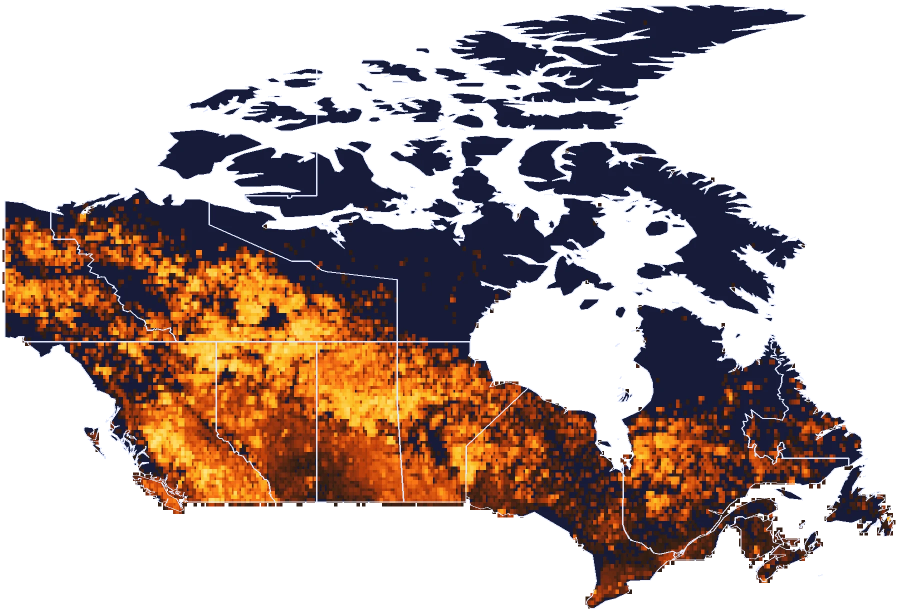
#> input picture src/assets/img/canada-fire-heat.webp, 1799 x 1223 px, given in place of hotspots-app.png, which was not available (shown at 1/2 size)
$ python make_images.py
#> lines starting #> are read from the running program, lines starting #| are printed output that depends on the picture
"""Turn captured screenshots and run figures into web-sized WebP assets (+ PNG social cards)."""
from PIL import Image
from pathlib import Path
CAP = Path("/tmp/cap"); D = Path(__file__).resolve().parent.parent
I = D / "src/assets/img"; DEM = D / "demos"
def cover(src, dst, w=1200, h=750, q=82):
#> called with dst = 'hotspots-card.webp', w = 1200, h = 750, q = 82
    im = Image.open(src).convert("RGB"); s = max(w / im.width, h / im.height)
#> after `im = Image.open(src).convert('RGB')`:
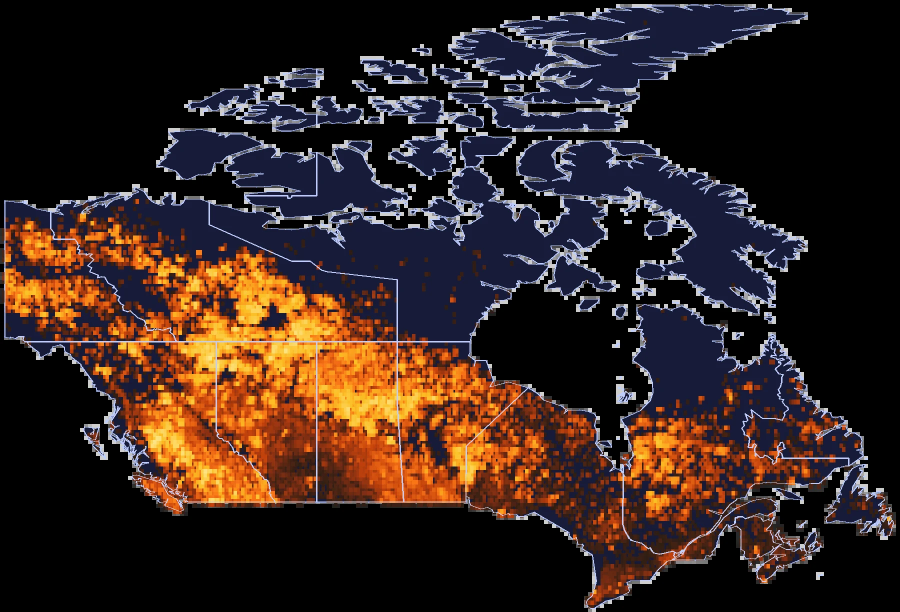
#> im: PIL image 1799x1223 RGB (shown at 1/2 size); mean R, G, B 53.8, 37.1, 32.4
#> after `s = max(w / im.width, h / im.height)`: s = 0.667
    im = im.resize((round(im.width * s), round(im.height * s)), Image.LANCZOS).crop((0, 0, w, h)); im.save(I / dst, "WEBP", quality=q); return im
#> after `im = im.resize((round(im.width * s), round(im.height * s)), Image.LANC`:
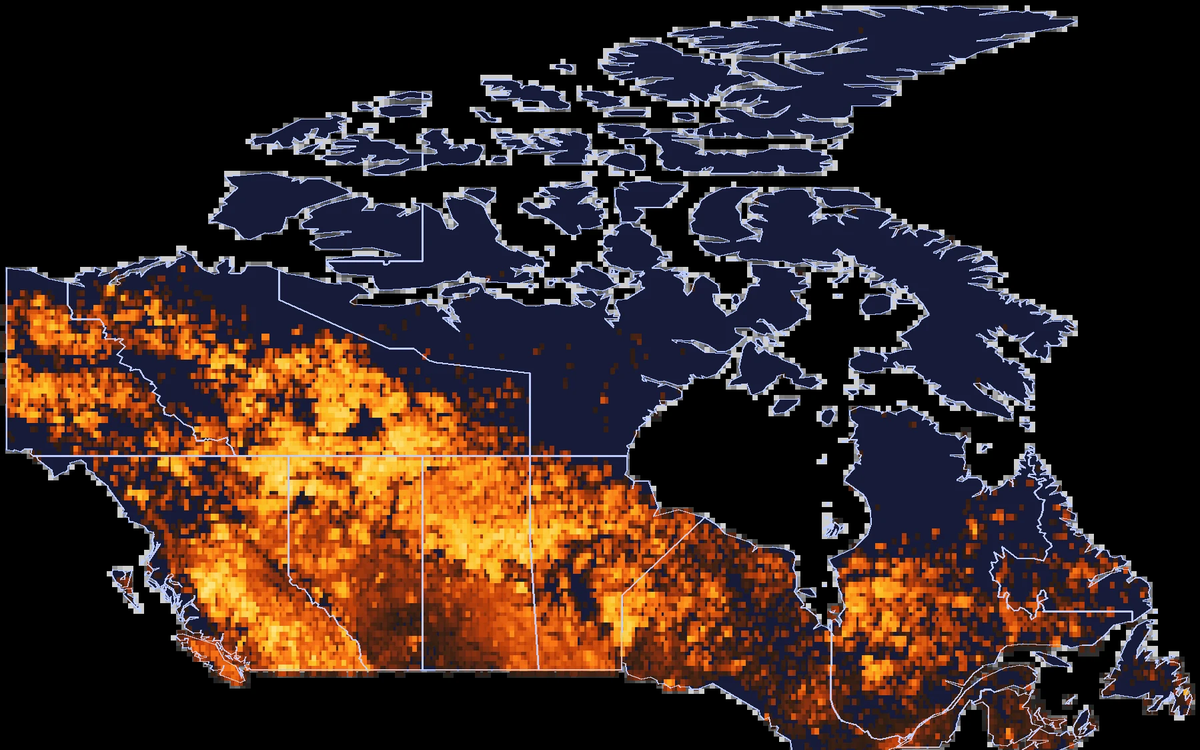
#> im: PIL image 1200x750 RGB; mean R, G, B 58, 40.1, 35
def fit(src, dst, w, q=85):
    im = Image.open(src).convert("RGB")
    if im.width > w: im = im.resize((w, round(im.height * w / im.width)), Image.LANCZOS)
    im.save(I / dst, "WEBP", quality=q)
for name, src in [("hotspots-card", CAP / "hotspots-app.png"), ("sar-card", CAP / "sar-app.png"), ("field-card", CAP / "field-app.png")]:
    im = cover(src, name + ".webp"); im.crop((0, 0, 1200, 630)).save(I / (name + "-og.png"))
#> after `im = cover(src, name + '.webp')`:
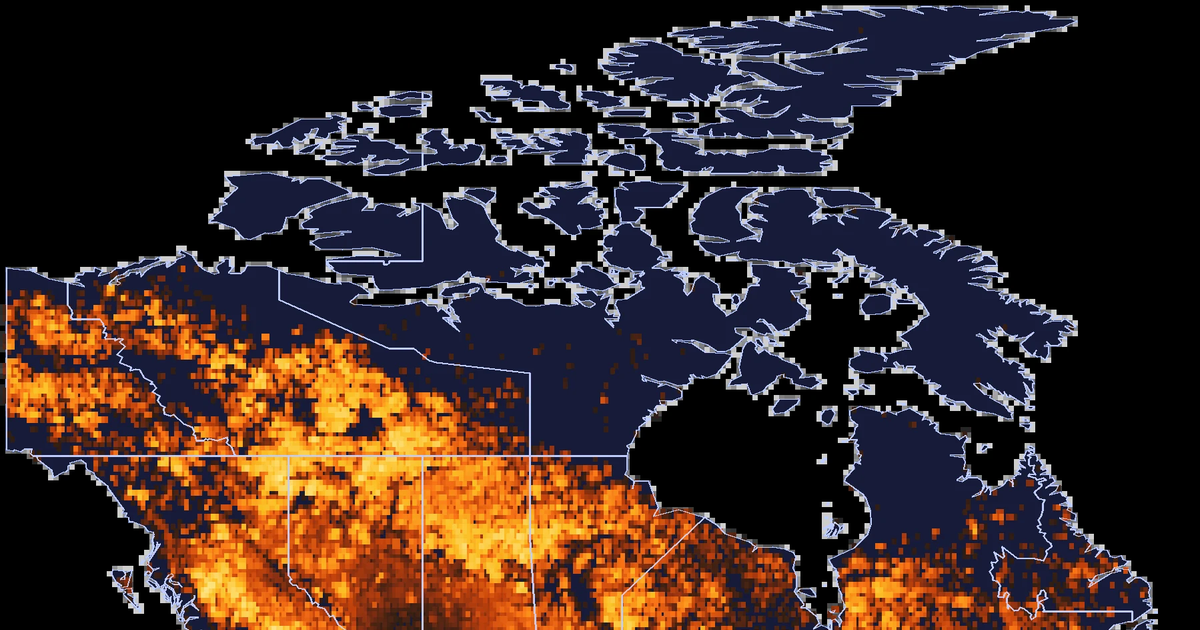
#> saved as hotspots-card-og.png: PIL image 1200x630 RGB; mean R, G, B 58.5, 41.6, 37.3
#> pass 2 of the loop `for name, src in [("hotspots-card", CAP / "hotspots-app.png"), ("sar-c..`:
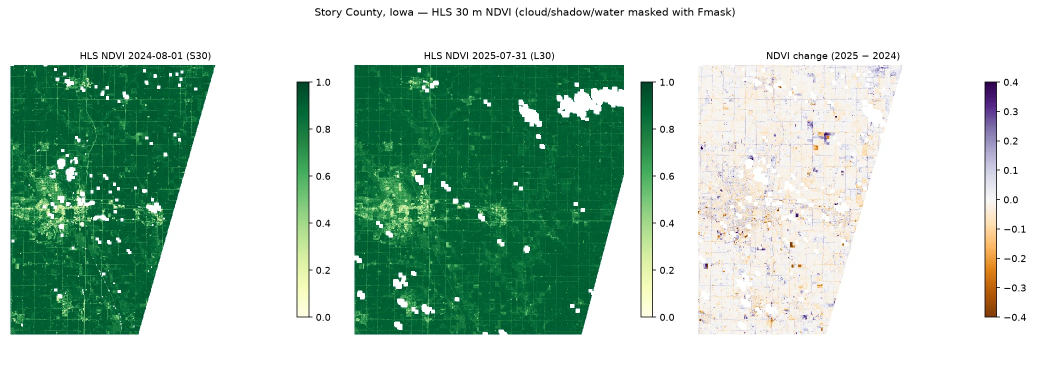
#> input picture src/assets/img/hls-ndvi.webp, 2100 x 756 px, given in place of sar-app.png, which was not available (shown at 1/2 size)
#> in cover, im is the input picture: PIL image 2100x756 RGB; mean R, G, B 181.7, 207.8, 192.7
#> in cover (call 2), `im = im.resize((round(im.width * s), round(im.height * s)), Image.LANC`:
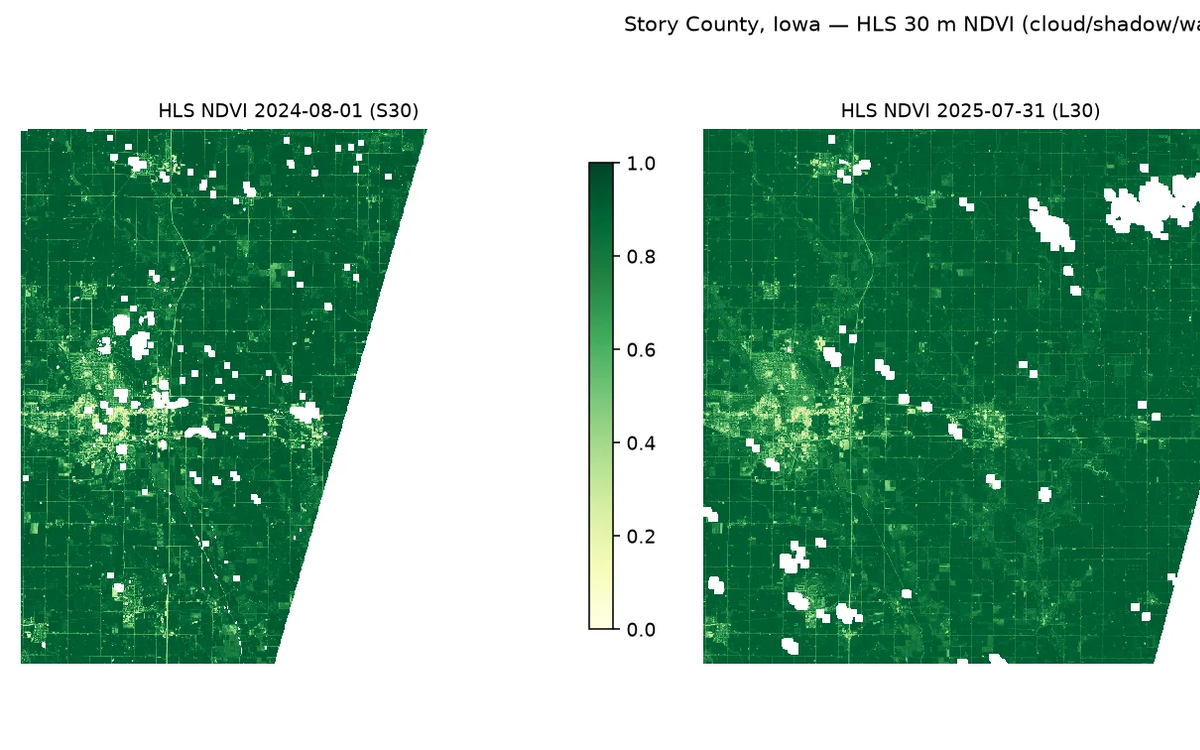
#> im: PIL image 1200x750 RGB; mean R, G, B 137.6, 182.6, 158.8
#> `im = cover(src, name + '.webp')`:
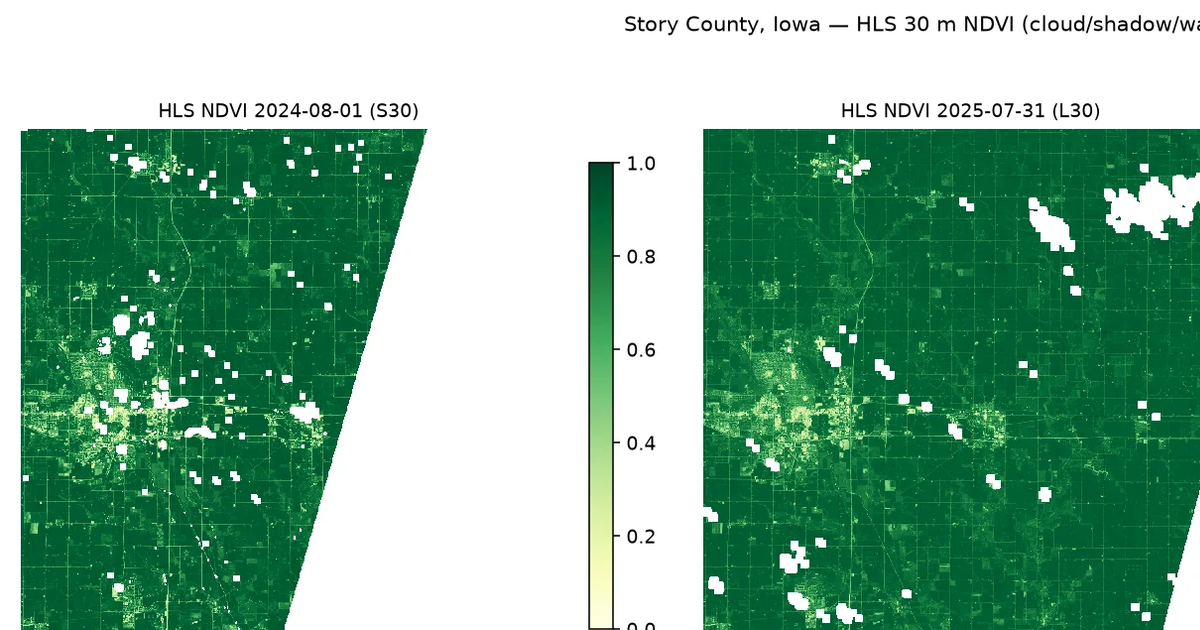
#> saved as sar-card-og.png: PIL image 1200x630 RGB; mean R, G, B 122.9, 173.6, 146.8
fit(CAP / "hotspots-calendar.png", "hotspots-calendar.webp", 1600)
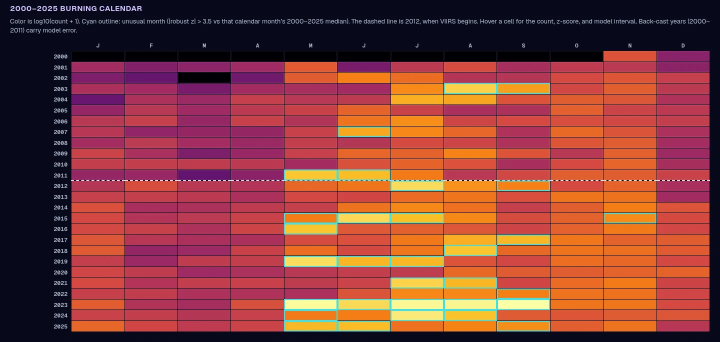
#> input picture src/assets/img/hotspots-calendar.webp, 1440 x 684 px, given in place of hotspots-calendar.png, which was not available (shown at 1/2 size)
#> in fit, im is the input picture: PIL image 1440x684 RGB; mean R, G, B 137.7, 64, 58.8
fit(CAP / "hotspots-argentina.png", "hotspots-argentina.webp", 1200)
#> call 2 of fit, with dst = 'hotspots-argentina.webp', w = 1200, q = 85
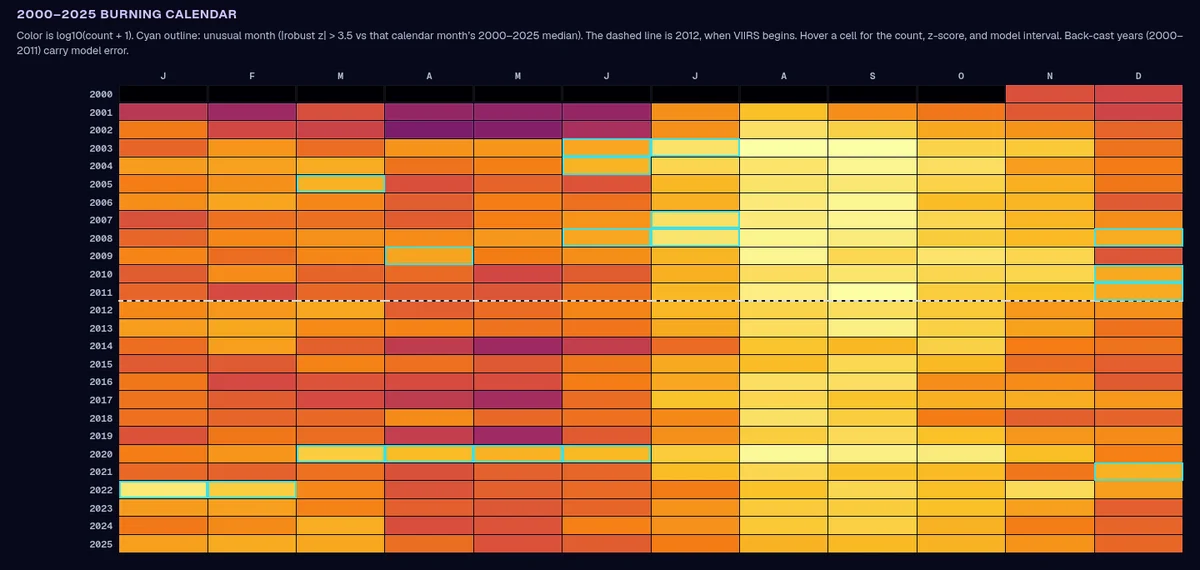
#> input picture src/assets/img/hotspots-argentina.webp, 1200 x 570 px, given in place of hotspots-argentina.png, which was not available
#> in fit, im is the input picture: PIL image 1200x570 RGB; mean R, G, B 160, 103.2, 47.9
fit(DEM / "hotspots/figs/fig_04.png", "hotspots-fig04.webp", 1200, 88)
#> call 3 of fit, with dst = 'hotspots-fig04.webp', w = 1200, q = 88
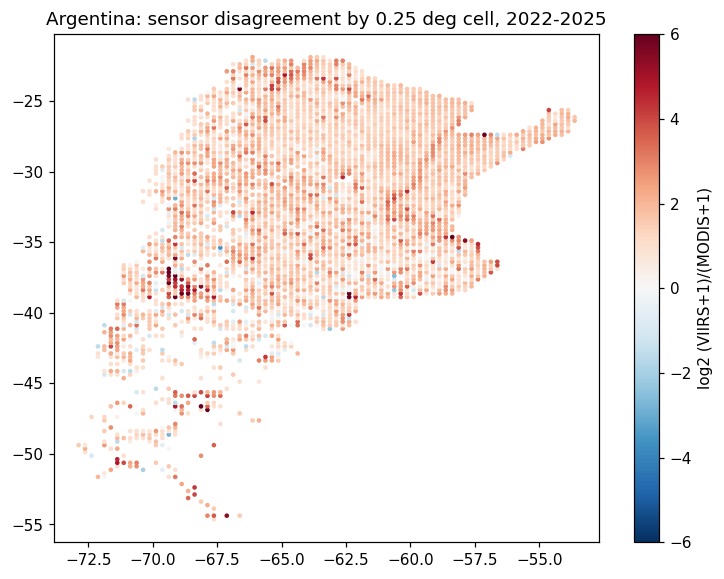
#> input picture demos/hotspots/figs/fig_04.png, 724 x 579 px
fit(CAP / "sar-app2.png", "sar-app2.webp", 1400)
#> call 4 of fit, with dst = 'sar-app2.webp', w = 1400, q = 85
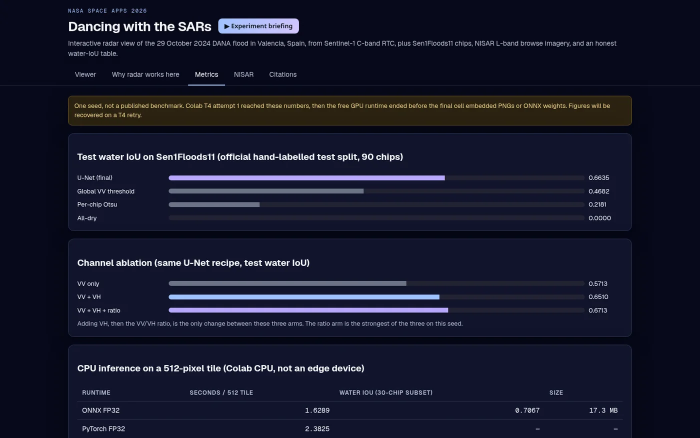
#> input picture src/assets/img/sar-app2.webp, 1400 x 875 px, given in place of sar-app2.png, which was not available (shown at 1/2 size)
#> in fit, im is the input picture: PIL image 1400x875 RGB; mean R, G, B 22.6, 24.6, 43.6
#> (the run stopped early here; a loop or call above may not have finished)
